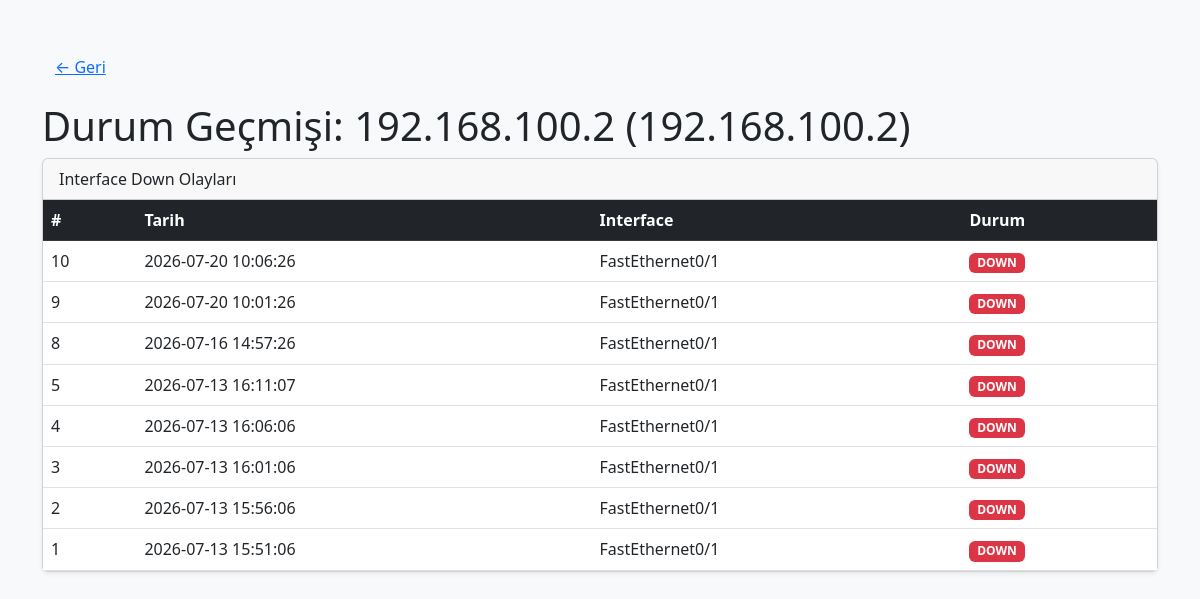
Page /history/192.168.100.2 (signed in) on the earlier database version.
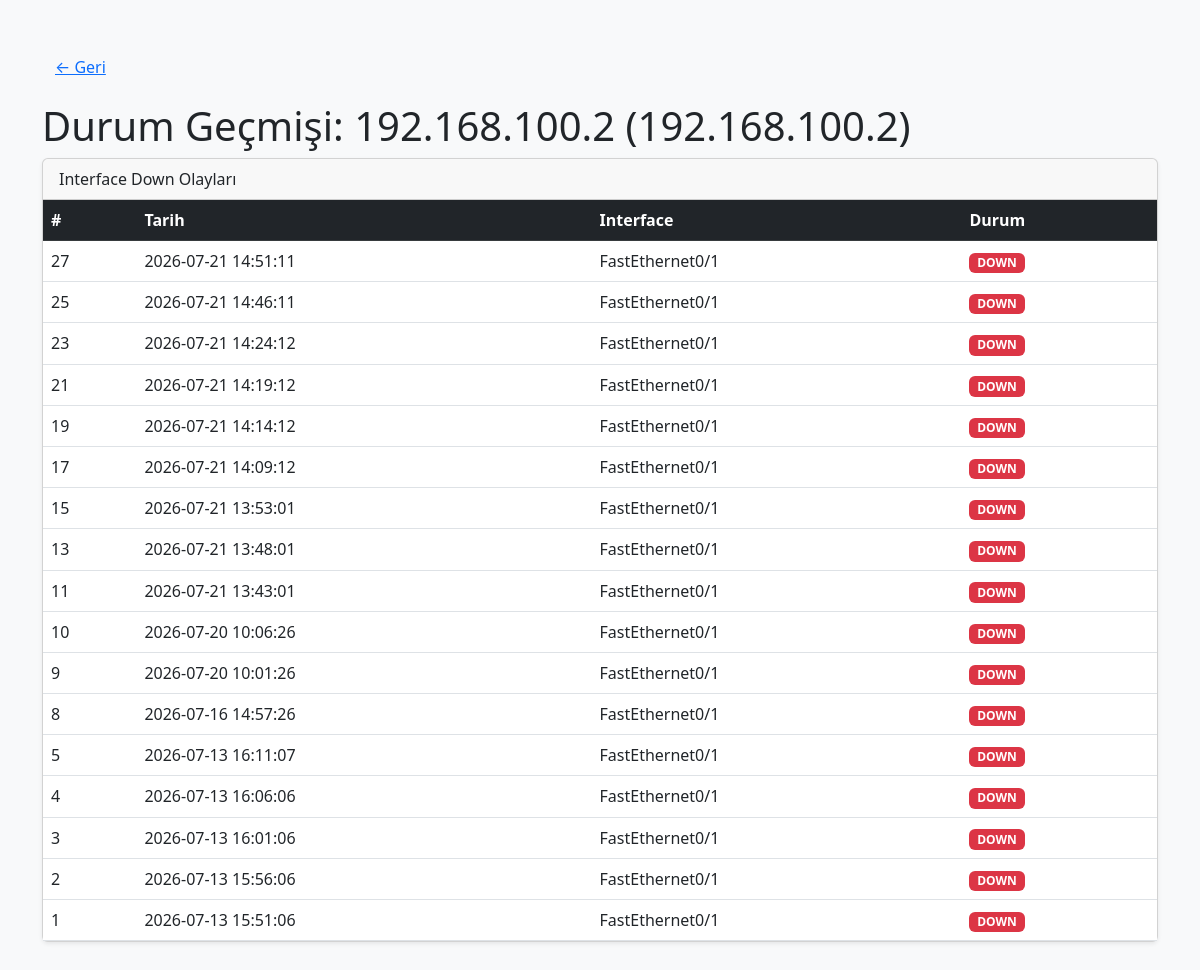
Same page on the later database version.
### tables this page shows
CREATE TABLE device_history (
            id INTEGER PRIMARY KEY AUTOINCREMENT,
            tarih TEXT,
            user_id INTEGER,
            host TEXT,
            hostname TEXT,
            interface TEXT,
            status TEXT
        );

### app.py (the view)
@app.route('/history/<host>')
@login_required
def device_history(host):
    history = history_listele(current_user.id, host)
    devices = get_user_devices(current_user.id)
    device = next((d for d in devices if d["host"] == host), None)
    hostname = device["hostname"] if device else host
    return render_template('device_history.html', host=host, hostname=hostname, history=history)

### app.py (called while the page is built)
@login_manager.user_loader
def load_user(user_id):
    import sqlite3
    conn = sqlite3.connect("audit.db")
    c = conn.cursor()
    c.execute("SELECT * FROM users WHERE id = ?", (user_id,))
    user = c.fetchone()
    conn.close()
    if user:
        return User(user[0], user[1], user[3])
    return None

def get_user_devices(user_id):
    with user_caches_lock:
        return list(user_caches.get(user_id, []))

### database.py (called while the page is built)
def _get_conn():
    return sqlite3.connect(DB_FILE)

def history_listele(user_id, host=None):
    conn = _get_conn()
    c = conn.cursor()
    if host:
        c.execute(
            "SELECT * FROM device_history WHERE user_id = ? AND host = ? ORDER BY id DESC LIMIT 100",
            (user_id, host)
        )
    else:
        c.execute(
            "SELECT * FROM device_history WHERE user_id = ? ORDER BY id DESC LIMIT 100",
            (user_id,)
        )
    rows = c.fetchall()
    conn.close()
    return rows

### templates/device_history.html (shortened to what this page needs)
<!DOCTYPE html>
<html lang="tr">
<head>
    <link href="https://cdn.jsdelivr.net/npm/bootstrap@5.3.0/dist/css/bootstrap.min.css" rel="stylesheet">
</head>
<body class="bg-light">
    <div class="container py-5">
        <a href="/" class="btn btn-link mb-3">← Geri</a>
        <h1> Durum Geçmişi: {{ hostname }} ({{ host }})</h1>
        {% if not history %}
        <div class="alert alert-info">
            Henüz durum değişikliği kaydedilmemiş. Interface down olduğunda otomatik kaydedilecek.
        </div>
        {% else %}
        <div class="card shadow-sm mb-4">
            <div class="card-header">Interface Down Olayları</div>
            <div class="card-body p-0">
                <table class="table table-hover mb-0">
                    <thead class="table-dark">
                        <tr>
                            <th>#</th>
                            <th>Tarih</th>
                            <th>Interface</th>
                            <th>Durum</th>
                        </tr>
                    </thead>
                    <tbody>
                        {% for h in history %}
                        <tr>
                            <td>{{ h[0] }}</td>
                            <td>{{ h[1] }}</td>
                            <td>{{ h[5] }}</td>
                            <td>
                                {% if h[6] == "down" %}
                                    <span class="badge bg-danger">DOWN</span>
                                {% else %}
                                    <span class="badge bg-success">UP</span>
                                {% endif %}
                            </td>
                        </tr>
                        {% endfor %}
                    </tbody>
                </table>
            </div>
        </div>
        {% endif %}
    </div>
</body>
</html>

Differences in the rows shown:
added device_history: id "27", tarih "2026-07-21 14:51:11", interface "FastEthernet0/1", status "DOWN"
added device_history: id "25", tarih "2026-07-21 14:46:11", interface "FastEthernet0/1", status "DOWN"
added device_history: id "23", tarih "2026-07-21 14:24:12", interface "FastEthernet0/1", status "DOWN"
added device_history: id "21", tarih "2026-07-21 14:19:12", interface "FastEthernet0/1", status "DOWN"
added device_history: id "19", tarih "2026-07-21 14:14:12", interface "FastEthernet0/1", status "DOWN"
added device_history: id "17", tarih "2026-07-21 14:09:12", interface "FastEthernet0/1", status "DOWN"
added device_history: id "15", tarih "2026-07-21 13:53:01", interface "FastEthernet0/1", status "DOWN"
added device_history: id "13", tarih "2026-07-21 13:48:01", interface "FastEthernet0/1", status "DOWN"
added device_history: id "11", tarih "2026-07-21 13:43:01", interface "FastEthernet0/1", status "DOWN"
